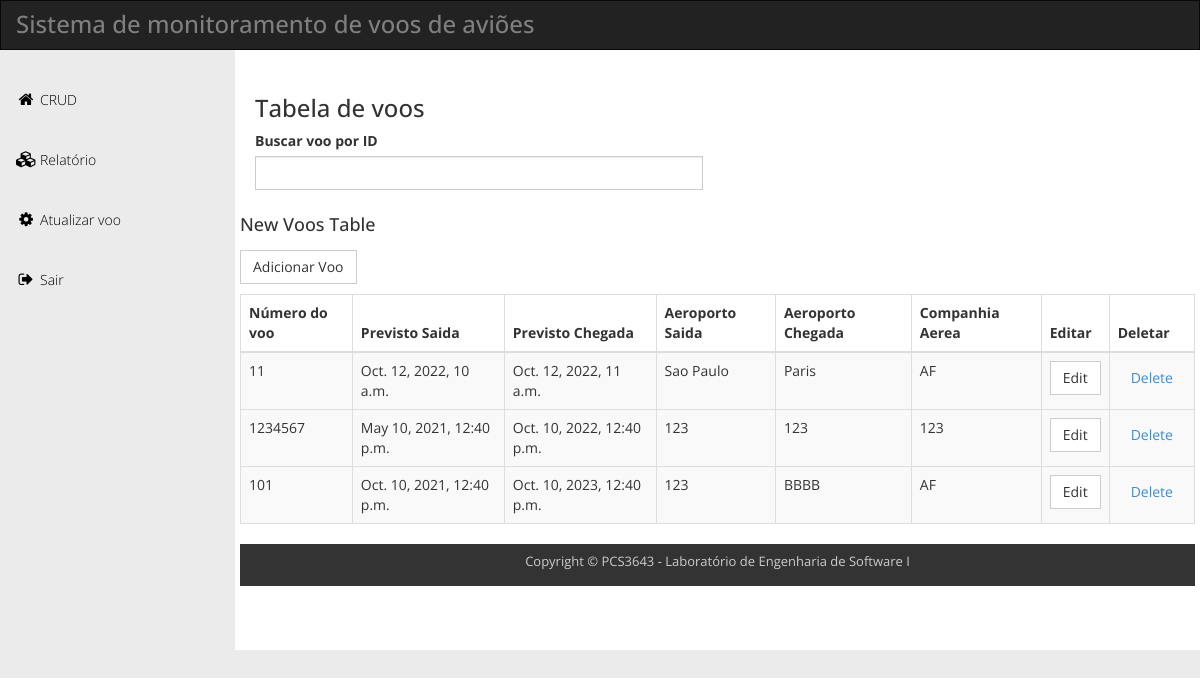
The page /crud (signed in) on the database as committed earlier.
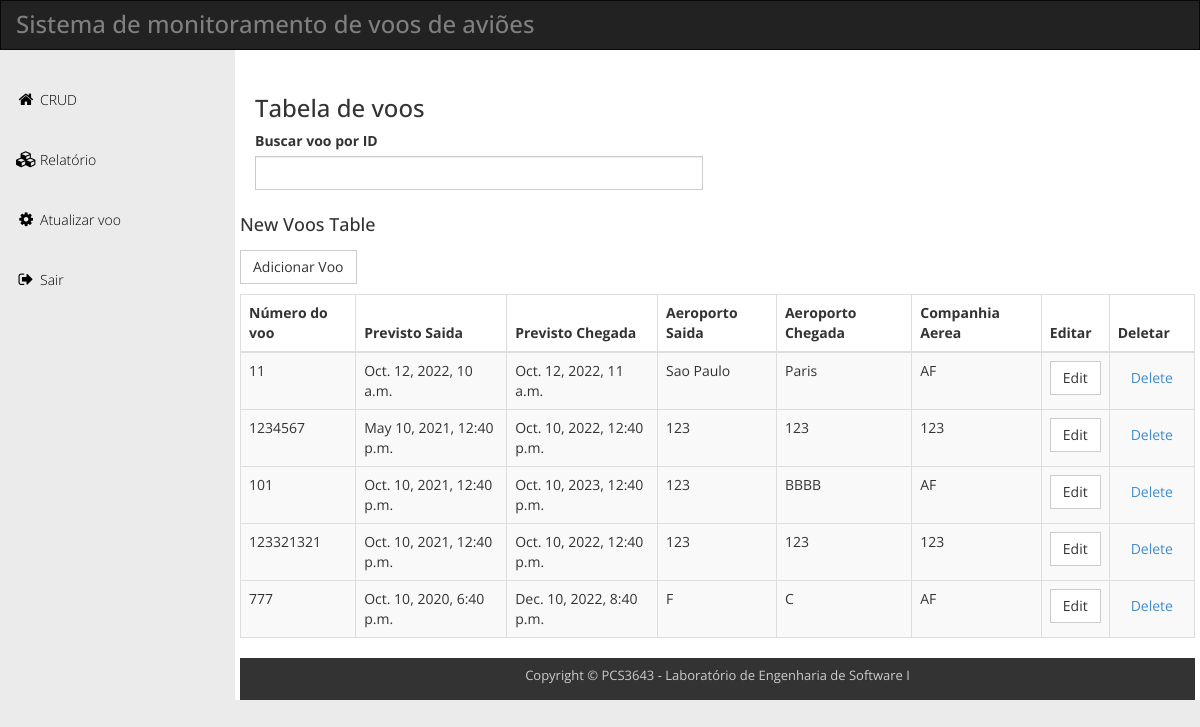
The same page on the database as committed later.
### book/models.py (models this page shows)
class Voo(models.Model):
    ID = models.IntegerField(primary_key=True)
    DH_PREVISTO_SAIDA = models.DateTimeField(auto_now=False)
    DH_PREVISTO_CHEGADA = models.DateTimeField(auto_now=False)
    ID_VOO = models.CharField(max_length=12, null=False)
    NM_AEROPORTO_SAIDA = models.CharField(max_length=50, null=False)
    NM_AEROPORTO_CHEGADA = models.CharField(max_length=50, null=False)
    NM_COMPANHIA_AEREA = models.CharField(max_length=50, null=False)
    class Meta:
        db_table = 'Voo'

### book/views.py (the view)
# urls.py: path('crud', views.crud, name='crud'),
@login_required(login_url='/accounts/login')
def crud(request):
    voo = list(Voo.objects.values())
    template = loader.get_template("CRUDPage.html")
    context = {'voo': voo}
    return HttpResponse(template.render(context, request))

### template/CRUDPage.html (shortened to what this page needs)
{% load static %}
<!DOCTYPE html>
<html lang="en">
<head>
  <link rel="stylesheet" href="{% static 'css/bootstrap.min.css' %}">
  <link rel="stylesheet" href="{% static 'css/templatemo_main.css' %}">
</head>
<body>
  <div id="main-wrapper">
    <div class="navbar navbar-inverse" role="navigation">
      <div class="navbar-header">
        <div class="logo">
          <h1>Sistema de monitoramento de voos de aviões</h1>
        </div>
      </div>
    </div>
    <div class="template-page-wrapper">
      <div class="navbar-collapse collapse templatemo-sidebar">
        <ul class="templatemo-sidebar-menu">
          <li><a href="{% url 'crud' %}"><i class="fa fa-home"></i>CRUD</a></li>
          <li><a href="{% url 'relatorio' %}"><i class="fa fa-cubes"></i>Relatório</a></li>
          <li><a href="{% url 'atualizarvoo' %}"><i class="fa fa-cog"></i>Atualizar voo</a></li>
          <li><a href="{% url 'login' %}"><i class="fa fa-sign-out"></i>Sair</a></li>
        </ul>
      </div>
      <div class="templatemo-content-wrapper">
        <div class="templatemo-content">
          <h1>Tabela de voos</h1>
              <div class="row">
                <div class="col-md-12">
                  <form method="GET" id="id-form">
                    <div class="row">
                      <div class="col-md-6 margin-bottom-15">
                        <label for="Id" class="control-label">Buscar voo por ID</label>
                        <input type="text" class="form-control" id="id" value="" name="id">
                  </form>
                      </div>
                    </div>
                </div>
          <div class="row">
            <div class="col-md-12">
              <div class="table-responsive">
                <h4 class="margin-bottom-15">New Voos Table</h4>
                <h4>
                  {% if perms.book.add_voo %}
                  <td><a href="formPage" class="btn btn-default">Adicionar Voo</a></td>
                  {% endif %}
                </h4>
                <table class="table table-striped table-hover table-bordered">
                  <thead>
                    <tr>
                      <th>Número do voo</th>
                      <th>Previsto Saida</th>
                      <th>Previsto Chegada</th>
                      <th>Aeroporto Saida</th>
                      <th>Aeroporto Chegada</th>
                      <th>Companhia Aerea</th>
                      <th>Editar</th>
                      <th>Deletar</th>
                    </tr>
                  </thead>
                  <tbody>
                    {% if perms.book.view_voo %}
                    <ol>
                      {% for v in voo %}
                      <tr>
                        <td>{{v.ID_VOO}}</td>
                        <td>{{v.DH_PREVISTO_SAIDA}}</td>
                        <td>{{v.DH_PREVISTO_CHEGADA}}</td>
                        <td>{{v.NM_AEROPORTO_SAIDA}}</td>
                        <td>{{v.NM_AEROPORTO_CHEGADA}}</td>
                        <td>{{v.NM_COMPANHIA_AEREA}}</td>
                        {% if perms.book.change_voo %}
                        <td><a href="{% url 'update_voo' v.ID %}" class="btn btn-default">Edit</a></td>
                        {% endif %}
                        {% if perms.book.delete_voo %}
                        <td><a href="{% url 'delete_voo' v.ID %}" class="btn btn-link">Delete</a></td>
                        {% endif %}
                      </tr>
                      <tr>
                        {% endfor %}
                    </ol>
                    {% endif %}
                  </tbody>
                </table>
              </div>
              <footer class="templatemo-footer">
                <div class="templatemo-copyright">
                  <p>Copyright &copy; PCS3643 - Laboratório de Engenharia de Software I
                  </p>
                </div>
              </footer>
            </div>
          </div>
</body>
</html>

### static/css/templatemo_main.css (style rules this page uses)
* { font-family: 'Open Sans', sans-serif; }
body { background-color: rgb(235, 235, 235); }
h1 { font-size: 24px; }
.logo { display: inline-block; }
.logo h1 { font-size: 24px; margin: 10px 15px; }
.templatemo-content-wrapper { float: left; width: 100%; }
.templatemo-content { margin-left: 235px; margin-top: 0px; min-height: 600px; padding: 25px 20px 0 20px; background-color: white; overflow-x: hidden; }
.templatemo-footer { clear: both; font-size: 13px; padding: 8px 0 5px 0; text-align: center; color: #ccc; background-color: #333; }
.margin-bottom-15 { margin-bottom: 15px; }
.navbar { margin-bottom: 0; border-radius: 0; }
.navbar-header { color: rgb(127, 127, 127); }
.templatemo-sidebar { padding: 0; margin-top: 20px; }
.templatemo-sidebar .templatemo-sidebar-menu { list-style: none; margin: 0; padding: 0; }
.templatemo-sidebar .templatemo-sidebar-menu>li { display: block; margin: 0; padding: 0; border: 0px; }
.templatemo-sidebar .templatemo-sidebar-menu>li>a { display: block; position: relative; margin: 0; border: 0px; padding: 20px 15px; text-decoration: none; font-size: 14px; font-weight: 300; }
.templatemo-sidebar-menu a { color: black; }
.templatemo-sidebar .templatemo-sidebar-menu>li>a>i { font-size: 16px; top: 2px; margin-top: 1px; margin-left: 1px; margin-right: 4px; display: inline-block; width: 1.25em; text-align: center; }
.nav-pills>li>a, .nav-tabs>li>a, .alert, .progress, .panel, .btn, .panel-group .panel, .form-control, .modal-content, .breadcrumb { border-radius: 0; }
@media screen and (min-width: 992px) { .templatemo-sidebar { width: 235px; float: left; position: relative; margin-right: -100%; } }

Rows that differ between the two databases and show on the page:
added Voo: ID_VOO "123321321", DH_PREVISTO_SAIDA "Oct. 10, 2021, 12:40 p.m.", DH_PREVISTO_CHEGADA "Oct. 10, 2022, 12:40 p.m.", NM_AEROPORTO_SAIDA "123", NM_AEROPORTO_CHEGADA "123", NM_COMPANHIA_AEREA "123"
added Voo: ID_VOO "777", DH_PREVISTO_SAIDA "Oct. 10, 2020, 6:40 p.m.", DH_PREVISTO_CHEGADA "Dec. 10, 2022, 8:40 p.m.", NM_AEROPORTO_SAIDA "F", NM_AEROPORTO_CHEGADA "C", NM_COMPANHIA_AEREA "AF"
